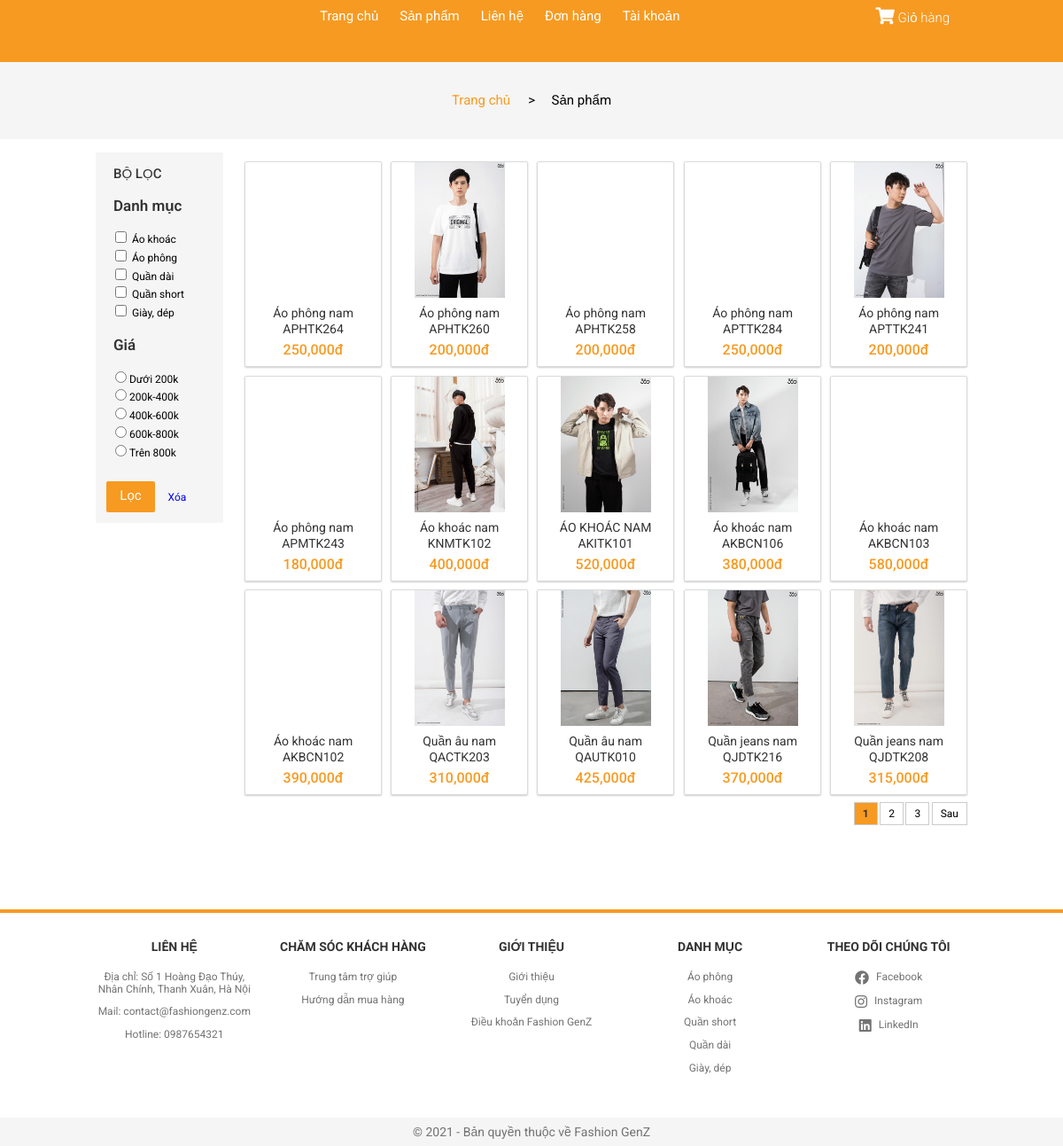
The page /?controller=sanpham on the database as committed earlier.
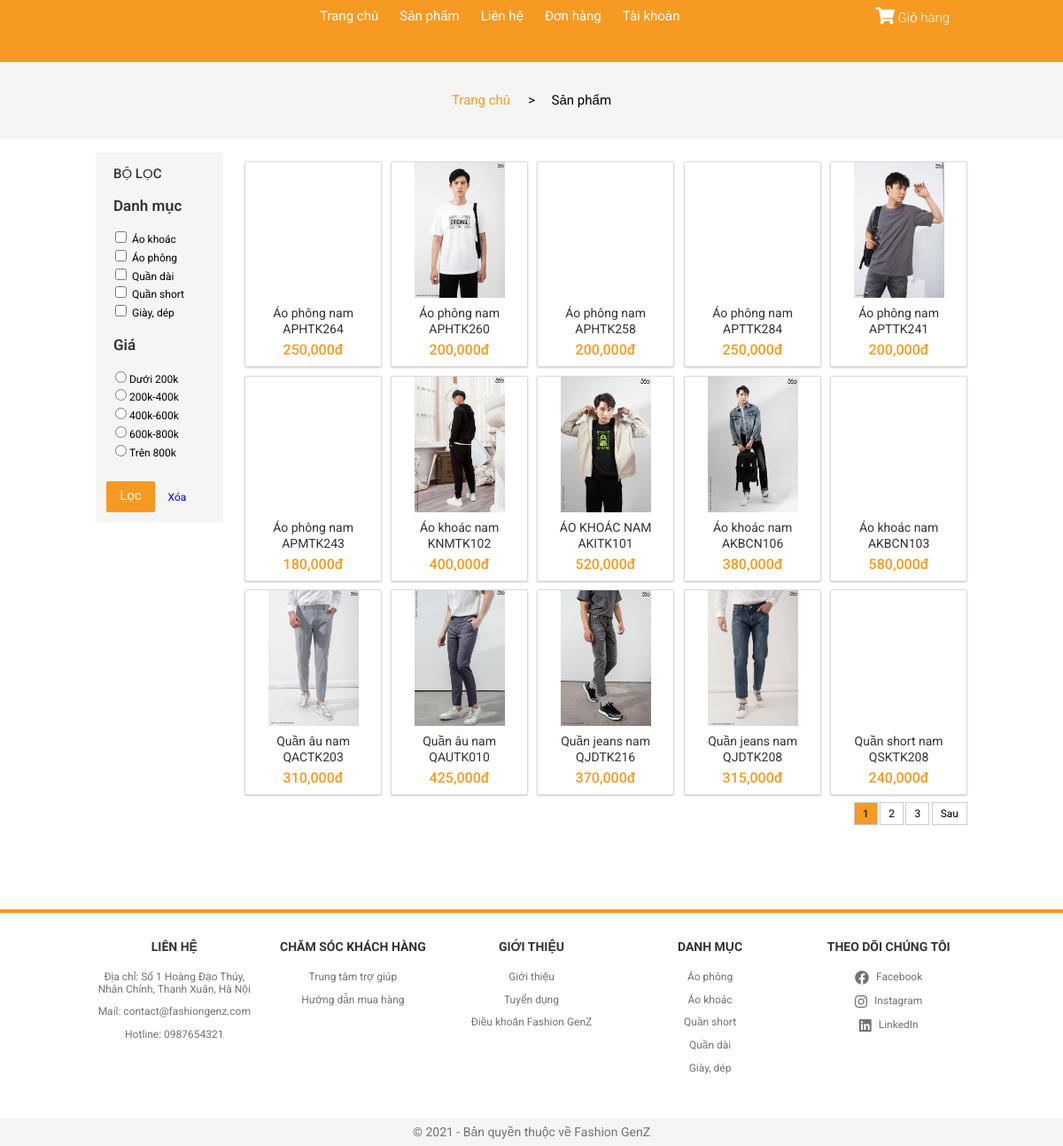
The same page on the database as committed later.
### tables this page shows
CREATE TABLE `catalog` (
  `id` int(11) NOT NULL,
  `name` varchar(100) DEFAULT NULL
);

CREATE TABLE `product` (
  `id` int(11) NOT NULL,
  `name` varchar(200) DEFAULT NULL,
  `price` int(11) DEFAULT NULL,
  `image` varchar(200) DEFAULT NULL,
  `description` varchar(1000) DEFAULT NULL,
  `qty` int(11) DEFAULT NULL,
  `catalog` int(11) DEFAULT NULL,
  `total_rate` float DEFAULT NULL,
  `rate_times` int(11) DEFAULT NULL,
  `image2` varchar(200) DEFAULT NULL,
  `image3` varchar(200) DEFAULT NULL,
  `image4` varchar(200) DEFAULT NULL
);

### Controller/C-sanpham.php (called while the page is built, shortened)
<?php
    $catalog = $database->get('catalog',array());
               $item_per_page = !empty($_GET['per_page'])?$_GET['per_page']:15;
               $current_page = !empty($_GET['page'])?$_GET['page']:1;
               $offset = ($current_page - 1) * $item_per_page;
               $product = $database->get_offset('product',array(),$item_per_page,$offset);
               $totalRecords = $database->get2('product');
               $totalRecords = $totalRecords->num_rows;
               $totalPages = ceil($totalRecords / $item_per_page);
    require_once './View/V-sanpham.php';
?>

### Model/M-database.php (called while the page is built, shortened)
<?php
    class database{
        protected $conn= null;
        protected $host='localhost';
        protected $user='root';
        protected $pass='';
        protected $dbname='fashiongenz';
        public function connect(){
             $this->conn = new mysqli($this->host,$this->user,$this->pass,$this->dbname);
        }
        public function get($table,$condition=array()){
          $sql= "SELECT * FROM $table ";
          $query = mysqli_query($this->conn, $sql);
          $result=array();
          if ($query){
               while ($row= mysqli_fetch_assoc($query)){
                    $result[]=$row;
               }
          }
          return $result;
     }
     public function get_offset($table,$condition=array(),$item_per_page,$offset){
          $sql= "SELECT * FROM $table";
          if (isset($item_per_page)){
               $sql .= " ORDER BY `id` ASC  LIMIT " . $item_per_page ;
          }
          if (isset($offset)){
               $sql .= " OFFSET " . $offset;
          }
          $query = mysqli_query($this->conn,$sql);
          $result=array();
          if ($query){
               while ($row= mysqli_fetch_assoc($query)){
                    $result[]=$row;
               }
          }
          return $result;
     }
     public function get2($table){
          $sql= "SELECT * FROM $table";
          $query = mysqli_query($this->conn,$sql);
          return $query;
     }
    }
?>

### View/V-sanpham.php (the view, shortened to what the changed rows need)
<!DOCTYPE html>
<html lang="en">
<head>
    <link rel="stylesheet" href="./Assets/Css/grid.css">
    <link rel="stylesheet" href="./Assets/Css/responsive.css">
    <link rel="stylesheet" href="./Assets/Css/main.css">
    <link rel="stylesheet" href="./Assets/Css/base.css">
    <link rel="stylesheet" href="https://cdnjs.cloudflare.com/ajax/libs/normalize/8.0.1/normalize.min.css" />
    <link rel="stylesheet" href="./Assets/Fonts/fontawesome-free-5.15.3-web/css/all.min.css">
</head>
<body>
        <div class="app">
            <div class="content">
                <div class="product">
                    <div class="grid wide">
                        <div class="row">
                            <div class="col l-2 m-0 c-0">
                                <nav class="catalog">
                                    <form action="?controller=sanpham" method="post">
                                    <ul class="catalog__list">
                                        <?php foreach ($catalog as $key => $value){ ?>
                                            <li class="catalog__item">
                                                <input class="find" type="checkbox" class="find" name="catalog[]" value="<?php echo $value['id'] ?>" <?php if(isset($catalog_id) && ($catalog_id == $value['id'])){ echo "checked"; } ?> > &nbsp;<?php echo $value['name'] ?>
                                            </li>
                                        <?php } ?>
                                    </ul>
                                    </form>
                                </nav>
                            </div>
                            <div class="col l-10 m-12 c-12">
                                <div class="row sm-gutter">
                                    <?php
                                    foreach ($product as $key => $value){
                                    ?>
                                    <div class="col l-2-4 m-4 c-6">
                                        <div class="home-product-item">
                                            <a href="?controller=chitietsanpham&id=<?php echo $value['id'] ?>" class="home-product-item__link">
                                                <div class="home-product-item__img" style="background-image: url('<?php echo $value['image'] ?>');"></div>
                                                <h4 class="home-product-item__name"><?php echo $value['name'] ?></h4>
                                                <div class="hone-product-item__price">
                                                    <span class="home-product-item__price-current">
                                                        <?php echo number_format($value['price']); ?>đ
                                                    </span>
                                                </div>
                                            </a>
                                        </div>
                                    </div>
                                    <?php } ?>
                                </div>
                                <div class="page-btn">
                                    <?php for ($num = 1; $num <= $totalPages; $num++) { ?>
                                        <?php if ($num != $current_page) { ?>
                                            <?php if ($num > $current_page - 3 && $num < $current_page + 3) { ?>
                                                <a class="page-item" href="?controller=sanpham&per_page=<?= $item_per_page ?>&page=<?= $num ?>"><?= $num ?></a>
                                            <?php } ?>
                                        <?php } else { ?>
                                            <strong class="current-page page-item"><?= $num ?></strong>
                                        <?php } ?>
                                    <?php } ?>
                                    <?php
                                    if ($current_page < $totalPages - 1) {
                                        $next_page = $current_page + 1;
                                        ?>
                                        <a class="page-item" href="?controller=sanpham&per_page=<?= $item_per_page ?>&page=<?= $next_page ?>">Sau</a>
                                    <?php
                                    }
                                        ?>
                                </div>
                            </div>
                        </div>
                    </div>
                </div>
            </div>
        </div>
</body>
</html>

Rows that differ between the two databases and show on the page:
removed product: name "Áo khoác nam AKBCN102", price "390,000"
now on this page (row edited): product: name "Quần short nam QSKTK208", price "240,000"
